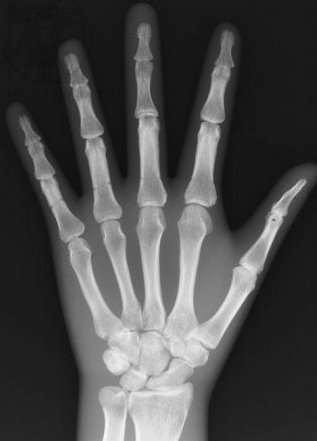
%> input picture hand.jpg, 317 x 441 px
$ octave linesInHand.m   (GNU Octave 9; MATLAB toolbox functions it lacks are replaced by stand-ins)
%> lines starting %> are read from the running program, lines starting %| are printed output that depends on the picture
% finding lines in xray image of hand

clear all; close all; clc;

img = imread('hand.jpg');
%> img is the input picture: size 441x317x3 uint8; min 14, max 251, mean 74.6
img = img(:,:,1);
%> img: size 441x317 uint8
size(img)
%> ans = [441 317]
figure(1);
image(img);
colormap(gray);
title('original image');

imgD = im2double(img);

Gx = [1 1 1; -1 -2 1; -1 -1 1];
Gy = [1 -1 -1; 1 -2 -1; 1 1 1];
Ix = conv2(imgD,Gx,'same');
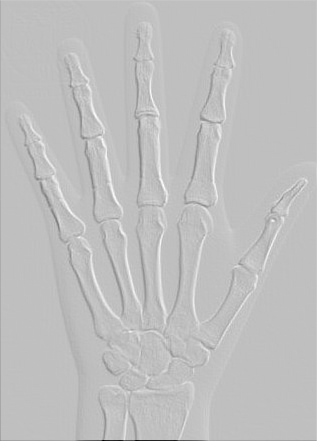
%> Ix: size 441x317 double; min -3.29, max 1.09, mean -0.000514; drawn with min black and max white
Iy = conv2(imgD,Gy,'same');
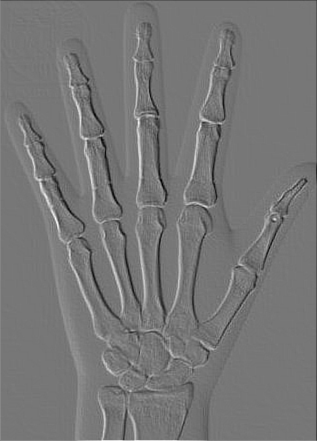
%> Iy: size 441x317 double; min -1.1, max 1.25, mean -0.00304; drawn with min black and max white

figure(2);
image(Ix,'CDataMapping','scaled');
colormap('gray');
title('Ix');

figure(3);
image(Iy,'CDataMapping','scaled');
colormap('gray');
title('Iy');

%> (the run ends here)

$ run again, with chest-xray.jpg copied over hand.jpg
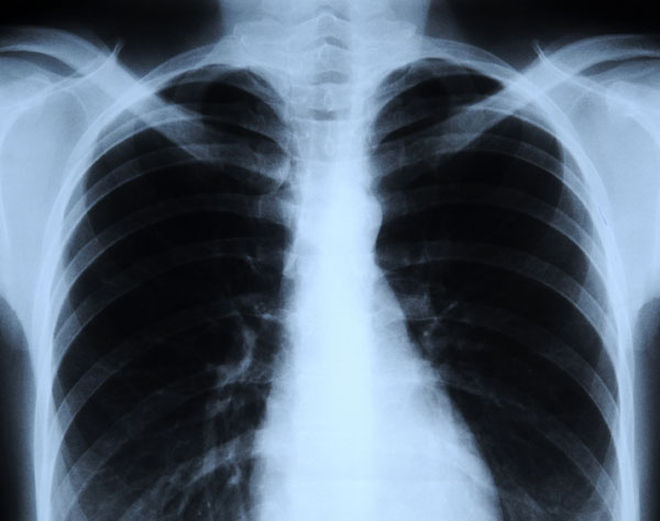
%> input picture chest-xray.jpg, 660 x 521 px
%> img is the input picture: size 521x660x3 uint8; mean R, G, B 84.1, 99.3, 115.8
%> `img = img(:,:,1);`:
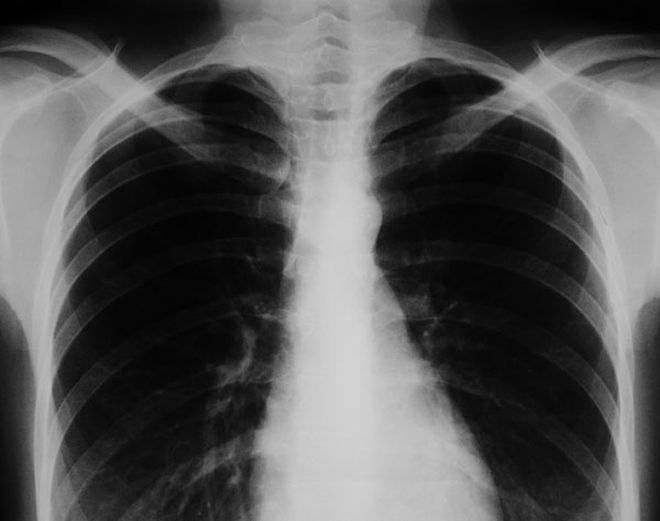
%> img: size 521x660 uint8; min 0, max 212, mean 84.1
%> `Iy = conv2(imgD,Gy,'same');`:
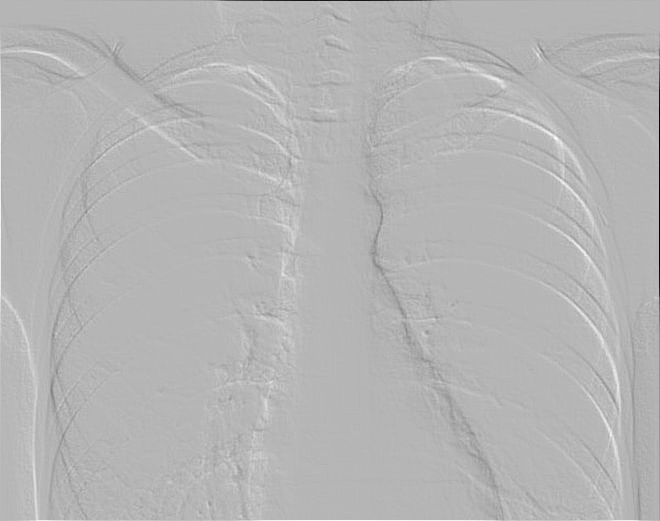
%> Iy: size 521x660 double; min -2.18, max 0.878, mean -0.00315; drawn with min black and max white
